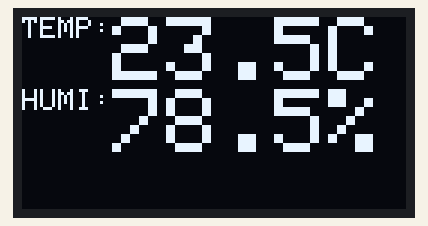
The program below on a simulated ESP32. Parts: 128×64 one-colour display.

Above: at 2.2 s.

The program:

main.cpp
```cpp
#include <Wire.h>
#include <Adafruit_GFX.h>
#include <Adafruit_SSD1306.h>

#define SCREEN_WIDTH 128 // OLED display width, in pixels
#define SCREEN_HEIGHT 64 // OLED display height, in pixels

// Declaration for an SSD1306 display connected to I2C (SDA, SCL pins)
Adafruit_SSD1306 display(SCREEN_WIDTH, SCREEN_HEIGHT, &Wire, -1);
void DrawText(int16_t x, int16_t y, uint8_t size, const char *txt)
{
  display.setTextSize(size);
  display.setTextColor(WHITE);
  display.setCursor(x, y);
  display.print(txt);
  display.display();
}
void setup()
{
  Serial.begin(115200);

  if (!display.begin(SSD1306_SWITCHCAPVCC, 0x3C))
  {
    Serial.println(F("SSD1306 allocation failed"));
    for (;;)
      ;
  }
  delay(2000);
  display.clearDisplay();
  DrawText(0, 0, 1, "TEMP:");
  DrawText(30, 0, 3, "23.5C");
  DrawText(0, 24, 1, "HUMI:");
  DrawText(30, 24, 3, "78.5%");
  display.display();
}

void loop()
{
}
```
